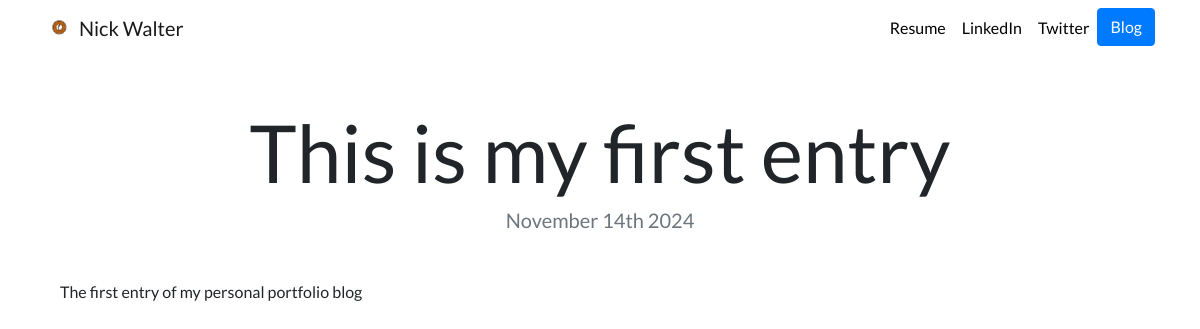
The page /blog/1/ on the database as committed earlier.
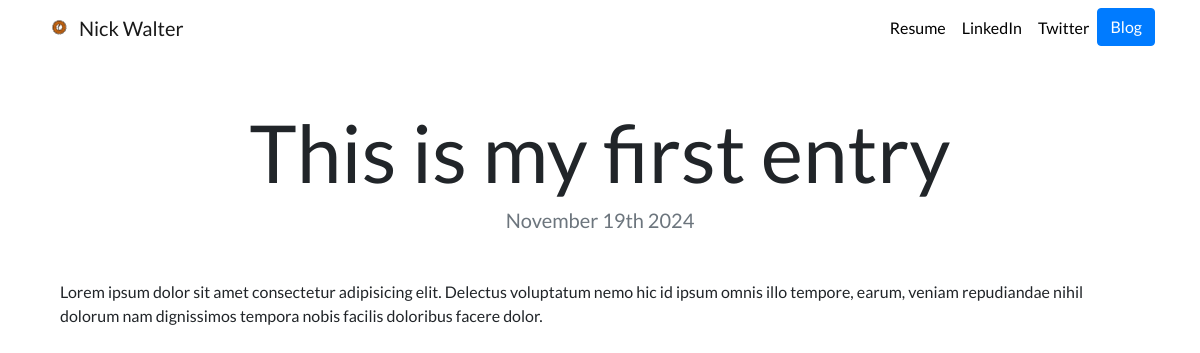
The same page on the database as committed later.
### blog/models.py (models this page shows, shortened)
class Blog(models.Model):
    title = models.CharField(max_length=200)
    description = models.TextField()
    date = models.DateField(auto_now=True)
    image = models.ImageField(upload_to='portfolio/images', blank=True)

### blog/views.py (the view)
# urls.py: path('<int:blog_id>/', views.detail, name='detail')
def detail(request, blog_id):
    blog = get_object_or_404(Blog, pk=blog_id)
    return render(request, 'blog/detail.html', {'id':blog_id, 'blog':blog})

### blog/templates/blog/detail.html (shortened to what this page needs)
{% extends 'portfolio/base.html' %} {% load static %} {% block content %}
<div class="container mt-3">
  <h1 class="text-center mt-5" id="blogdetailtitle">{{blog.title}}</h1>
  <h5 class="text-center text-muted mb-5">{{blog.date|date:'F jS Y'}}</h5>
  <p>{{blog.description|safe }}</p>
</div>
{% endblock %}

Rows that differ between the two databases and show on the page:
changed Blog "This is my first entry": date "November 14th 2024" → "November 19th 2024"; description "The first entry of my personal portfolio blog" → "Lorem ipsum dolor sit amet consectetur adipisicing elit. Delectus voluptatum nemo hic id ipsum omnis illo tempore, earum, veniam repudiandae nihil dolorum nam dignissimos tempora nobis facilis doloribus facere dolor."
